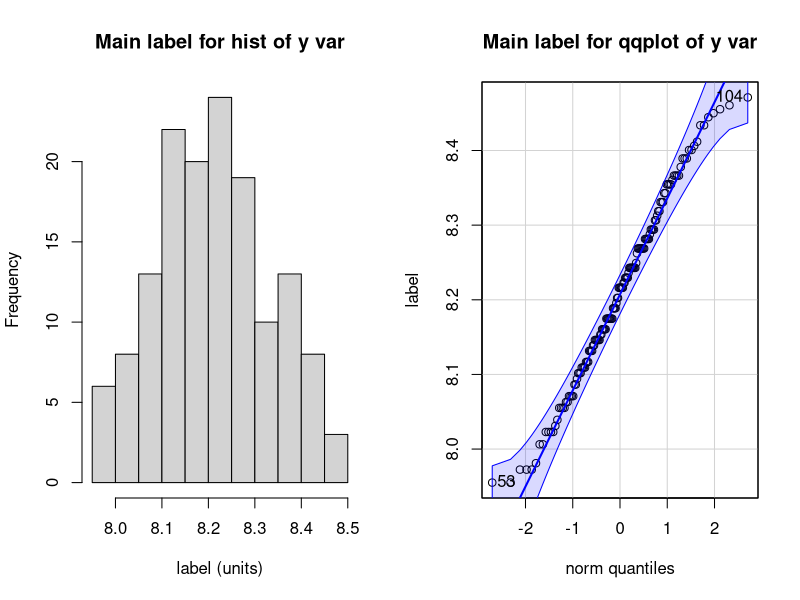
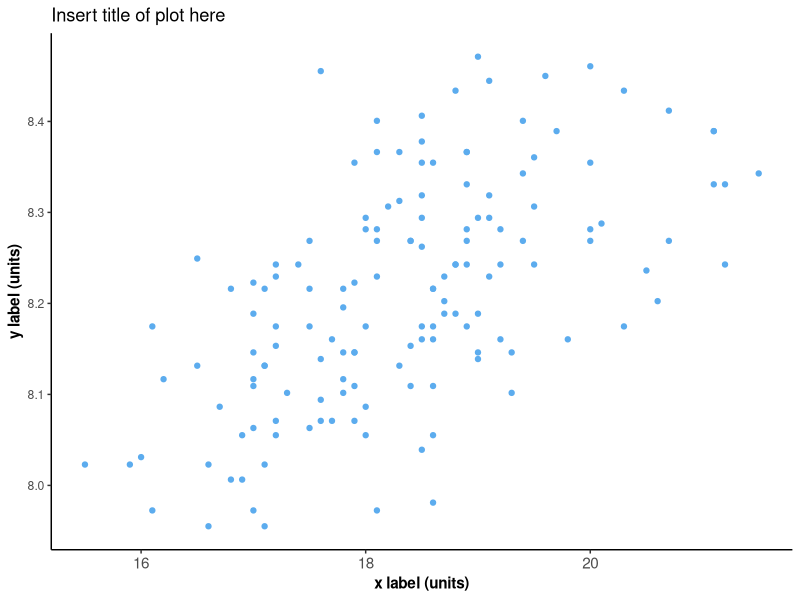
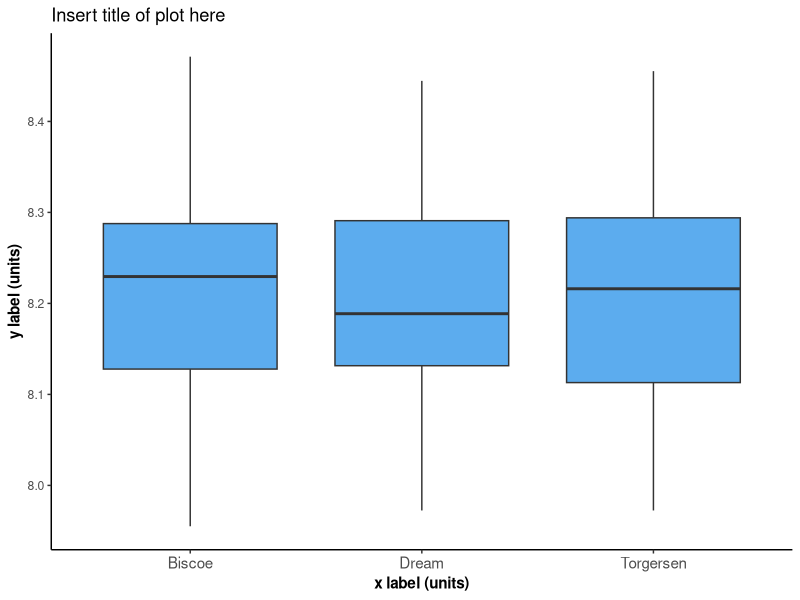
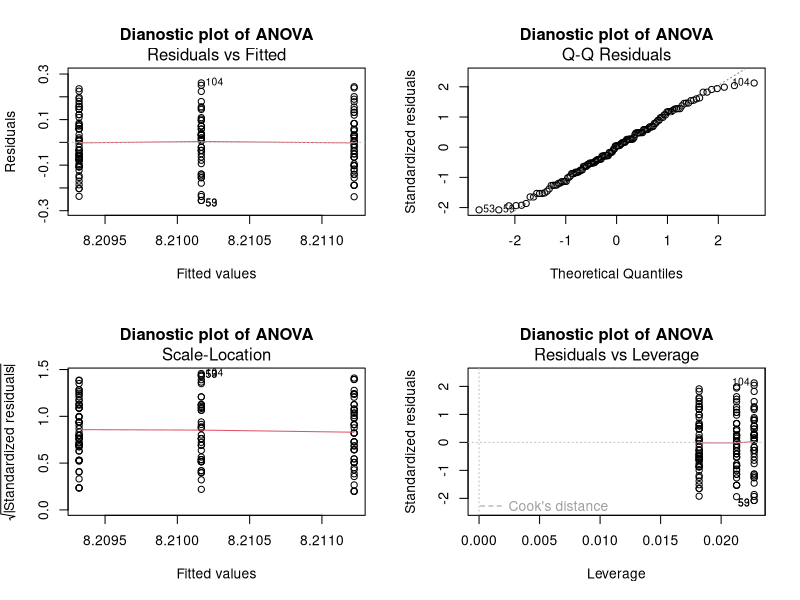
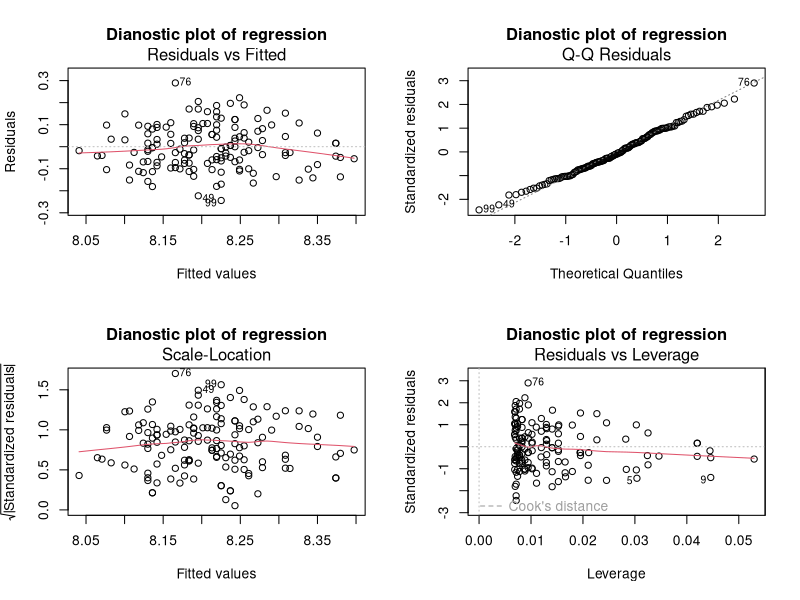
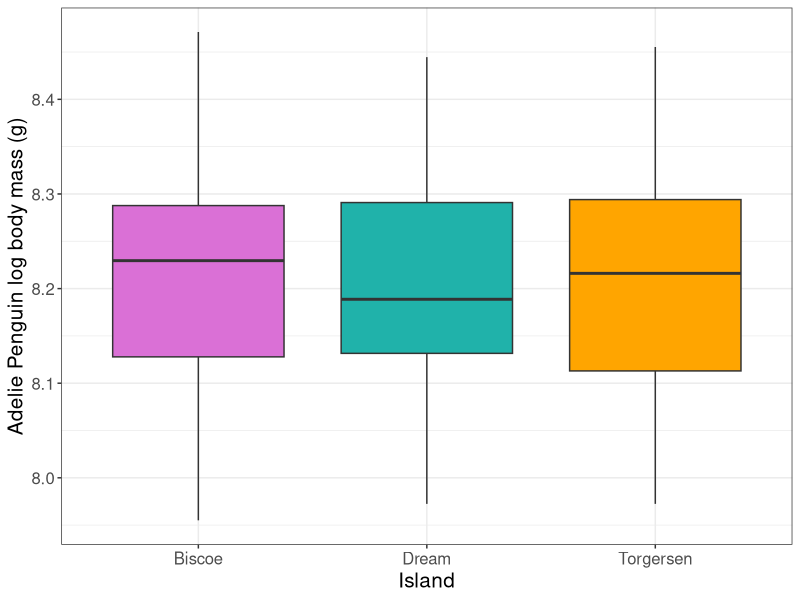
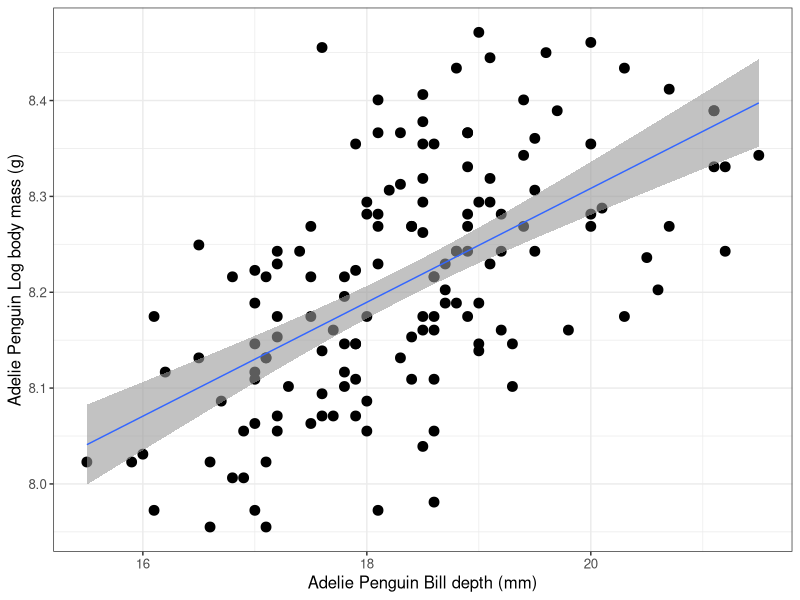
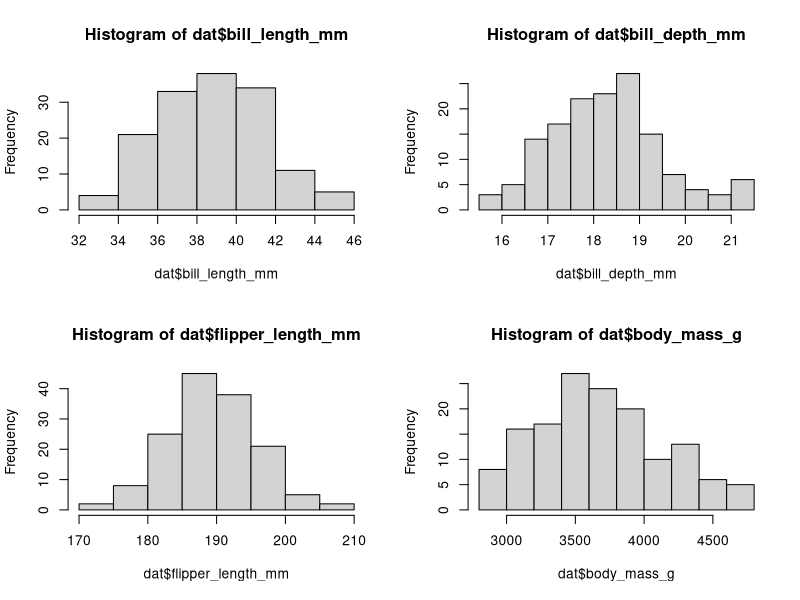

Reproduce these figures in R, in order.
## ---- chunk 1
knitr::opts_chunk$set(echo = TRUE, message = FALSE, warning = FALSE)
# you must have echo = set to TRUE
## ---- chunk 2
# upload necessary libraries
library(tidyverse)
library(ggplot2)
#install.packages("psych")
library(psych)
library(car)
library(multcomp)
library(cowplot)
#install.packages("palmerpenguins")
library(palmerpenguins) # for this example data

# include other libraries you may need

#load in your cleaned data
dat <- penguins
dat <- subset(dat, species=="Adelie")
dat <- dat %>% filter(complete.cases(.)) # DO NOT DO THIS FOR YOUR DATA!! JUST FOR THE PENGUINS DATA!

## ---- chunk 3

## 1 graph for the distribution of y (1st numeric)

# For funsies, let's include both a histogram and a qqplot in one chunk using pairs.panels, knowing that only one 1 graph for the distribution of y (1st numeric) is required.

par(mfrow=c(1,2)) #include as one fig

# y variable distribution

# add a log transformed column
dat <- dat %>% 
  mutate(log_body_mass_g = log(body_mass_g))

# plot it
hist(dat$log_body_mass_g, main = "Main label for hist of y var", xlab="label (units)") # note: could also do a ggplot version of histogram instead
qqPlot(dat$log_body_mass_g, main = "Main label for qqplot of y var", ylab="label")
## I would double check that my axes include any relevant transformations and units and do not contain spelling errors. 

par(mfrow=c(1,1))

## ---- chunk 4

## 1 graph for y ~ x (numeric) 

dat %>% 
  ggplot(aes(y = log_body_mass_g, x = bill_depth_mm)) +
  geom_point(color = "steelblue2") +
  theme_classic() + # pretty theme
  theme(axis.title = element_text(face = "bold"), 
        axis.text.x = element_text(size = 11)) +
  labs(x = "x label (units)", y = "y label (units)") +
  ggtitle("Insert title of plot here") 

## I would double check that my axes include any relevant transformations and units and do not contain spelling errors.

## ---- chunk 5

## 1 graph for y ~ x (categorical) 

dat %>% 
  ggplot(aes(y = log_body_mass_g, x = island)) +
  geom_boxplot(fill = "steelblue2") +
  theme_classic() + # pretty theme
  theme(axis.title = element_text(face = "bold"), 
        axis.text.x = element_text(size = 11)) +
  labs(x = "x label (units)", y = "y label (units)") +
  ggtitle("Insert title of plot here") 

## I would double check that my axes include any relevant transformations and units and do not contain spelling errors.

## ---- chunk 6

fit1 <- lm(log_body_mass_g ~ island, data=dat)
par(mfrow=c(2,2))
plot(fit1, main ="Dianostic plot of ANOVA") 
par(mfrow=c(1,1))

## ---- chunk 7

fit2 <- lm(log_body_mass_g ~ bill_depth_mm, data=dat) 
par(mfrow=c(2,2))
plot(fit2, main= "Dianostic plot of regression")
par(mfrow=c(1,1))

## ---- chunk 8

ggplot(dat, aes(x=island, y=log_body_mass_g, fill=island, fill=island))+ #base plot
  geom_boxplot(show.legend=F)+ #do a boxplot, but hide legend cause its just colors
  scale_fill_manual(values=c("orchid", "lightseagreen", "orange"))+ #set line colors
  ylab("Adelie Penguin log body mass (g)")+ 
  xlab("Island")+ 
  theme_bw()+ #cute theme
  theme(text = element_text(size=15)) # Larger font
## ---- chunk 9

ggplot(dat, aes(x=bill_depth_mm, y=log_body_mass_g))+
  geom_point(size=3)+
  geom_smooth(method="lm", alpha=0.6, size=0.5)+
  ylab("Adelie Penguin Log body mass (g)")+ 
  xlab("Adelie Penguin Bill depth (mm)")+
  theme_bw()+ #cute theme
  theme(text = element_text(size=12)) 

## ---- chunk 10
# Include all data cleaning code you used to get your clean version that you read in in the beginning of the final project.

## See the final project check in template for example cleaning code

## Here, I only care about Adelie penguins, because they are the only penguins found across multiple islands in this dataset, and I am interested in the differences across islands!
dat<- penguins
dat <- subset(dat, species=="Adelie")

# Now, I want to remove all rows where we have missing data:DO NOT DO THIS FOR YOUR DATA!! JUST FOR THE PENGUINS DATA!
dat <- dat %>% filter(complete.cases(.)) 

#general data checking
head(dat)
summary(dat)

#check numeric vars for distributions and normality
## histograms
par(mfrow=c(2,2))
hist(dat$bill_length_mm)
hist(dat$bill_depth_mm)
hist(dat$flipper_length_mm)
hist(dat$body_mass_g)
par(mfrow=c(1,1))

## qqPlots
par(mfrow=c(2,2))
qqPlot(dat$bill_length_mm)
qqPlot(dat$bill_depth_mm)
qqPlot(dat$flipper_length_mm)
qqPlot(dat$body_mass_g)
par(mfrow=c(1,1))

## shapiro tests
shapiro.test(dat$bill_length_mm) # normal
shapiro.test(dat$bill_depth_mm) # normal
shapiro.test(dat$flipper_length_mm) # normal
shapiro.test(dat$body_mass_g) # not

# Scientifically, I am most interested in body mass, so I will focus on making that normal!
## Transformations of variables of interest
dat$log_body_mass_g <- log(dat$body_mass_g) 
hist(dat$log_body_mass_g, main="", xlab="log body mass (g)")
qqPlot(dat$body_mass_g)
shapiro.test(dat$log_body_mass_g) #normal

#prep for pairs panels: only numeric vars
numerics <- dat[,c("log_body_mass_g", "bill_depth_mm", "flipper_length_mm", "bill_length_mm")]
pairs.panels(numerics) #include as a fig

# numeric ~ categorical exploration
## Here are plots of all of my potentially interesting numeric~categorical comparisons I may want to make - I am interested in the body mass of Adelie
boxplot(log_body_mass_g ~ island, data=dat)
boxplot(log_body_mass_g ~ sex, data=dat)
boxplot(log_body_mass_g  ~ year, data=dat)


# I would annotate my EDA in comments, here is an example

#based on all this, here are my findings:

# y~x numerical notes: 

# comment on the normality of the numeric variables
# comment on the relationship between my variables of interest
# can also comment on my variables not of interest if I want

# y~x categorical notes: 

# I am interested in how the body mass of Adelie penguins changes across islands

#so, i think i will run an anova on Adelie body mass ~ island for my "comparing means" test

# I am interested in the body mass of Adelie penguins and whether it can be predicted by the beak depth, or perhaps if it can be predicted by island

#and run a linear model (an ANCOVA specifically) to see what variables are most predictive of body mass for my "predictive" test

## ---- chunk 11

#goal: one way anova of Adelie log body mass by island

#step 1: check assumptions of anova
#indep data? probs
#normality
#equal variance

#check for normality 
fit1 <- lm(log_body_mass_g ~ island, data=dat)
par(mfrow=c(2,2))
plot(fit1) 
par(mfrow=c(1,1))

res1 <- fit1$residuals
shapiro.test(res1)
qqPlot(res1)
hist(res1) 

#variance? 
leveneTest(log_body_mass_g ~ island, data=dat)
#woohoo!

#all assumptions are met, time for the anova


#step 2: run the anova

adelie.aov <- aov(log_body_mass_g ~ island, data=dat)
summary(adelie.aov) # island is not significant, but that's okay! null results are results!

#step 3: make a nice ggplot figure to summarize these results, include as a fig in main text!

ggplot(dat, aes(x=island, y=log_body_mass_g, fill=island, fill=island))+ #base plot
  geom_boxplot(show.legend=F)+ #do a boxplot, but hide legend cause its just colors
  scale_fill_manual(values=c("orchid", "lightseagreen", "orange"))+ #set line colors
  ylab("Adelie Penguin log body mass (g)")+ 
  xlab("Island")+ 
  theme_bw()+ #cute theme
  theme(text = element_text(size=15)) # Larger font

## ---- chunk 12

#goal: predict log body mass by bill depth

#step 1: check assumptions of linear regression
#indep? i hope so
#normal residuals?
#equal variances?

fit2 <- lm(log_body_mass_g ~ bill_depth_mm, data=dat) 
par(mfrow=c(2,2))
plot(fit2) #looks homoskedastic to me
par(mfrow=c(1,1))

# check resids
res2 <- fit2$residuals
qqPlot(res2) #normal
shapiro.test(res2) #yep its normal
#variance? 

#step 2: run the lm

summary(fit2) #Bill depth is a significant predictor

#step 3: make a pretty graph to summarize findings

ggplot(dat, aes(x=bill_depth_mm, y=log_body_mass_g))+
  geom_point(size=3)+
  geom_smooth(method="lm", alpha=0.6, size=0.5)+
  ylab("Adelie Penguin Log body mass (g)")+ 
  xlab("Adelie Penguin Bill depth (mm)")+
  theme_bw()+ #cute theme
  theme(text = element_text(size=12)) 
